Frame 1 (no input): blank canvas, image omitted
Frame 60 (no input): blank canvas, image omitted
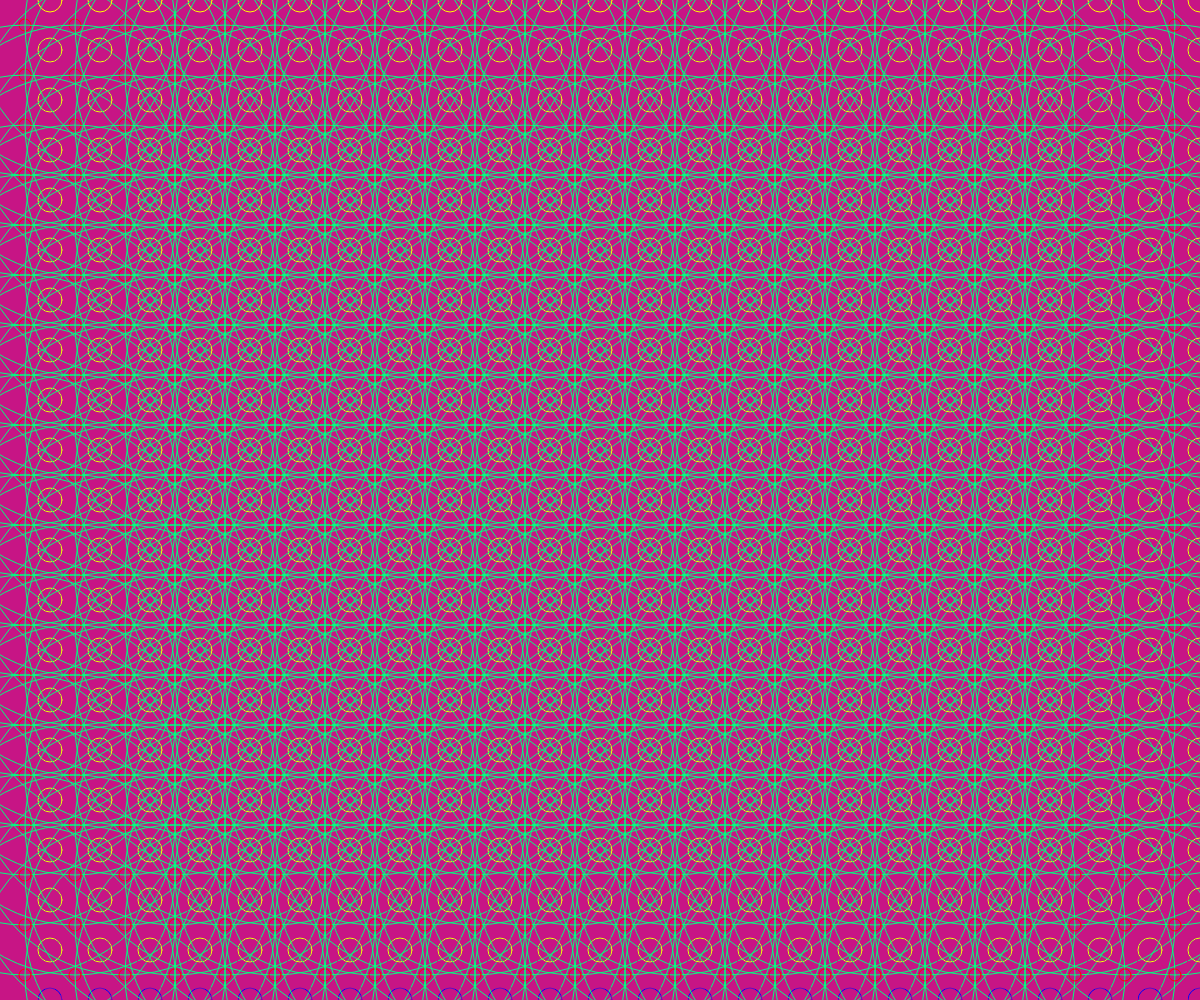
Frame 120 (the mouse pressed at the canvas centre since frame 60)

The p5.js sketch whose frames 1 and 60 were blank and that drew this single picture after the mouse press (run headless with seeded random() and noise() and a simulated clock; from frame 60 on, the mouse is pressed at the canvas centre):

// p5.js sketch
// ── sketch.js
function setup() {
  createCanvas(windowWidth,windowHeight);

}  
function draw() {
  background('#C71585');//背景
  noFill()//不充滿
  //stroke(255)//線條
  rectMode(CENTER)
  
  for(let i=0;i<(width/50);i++){
   for(let j=0;j<int(height/50);j=j+1){
    stroke(255,0,0)
    ellipse(25+(i*50),25+(j*50),mouseX/50)
    stroke(0,255,0)
    rect((25+(i*50),25+(j*50),mouseX/50))
    stroke(0,0,256)
    ellipse(50+(i*50),50+(j*50),mouseX/25)
    stroke('#C71585')
    rect(50+(i*50),50+(j*50),mouseX/25)
    stroke('#FFFF00')
    ellipse(50+(i*50),0+(j*50),mouseX/25)
    stroke('#00FF80')
    ellipse(25+(i*50),25+(j*50),mouseX/2)
  }
  }
}
